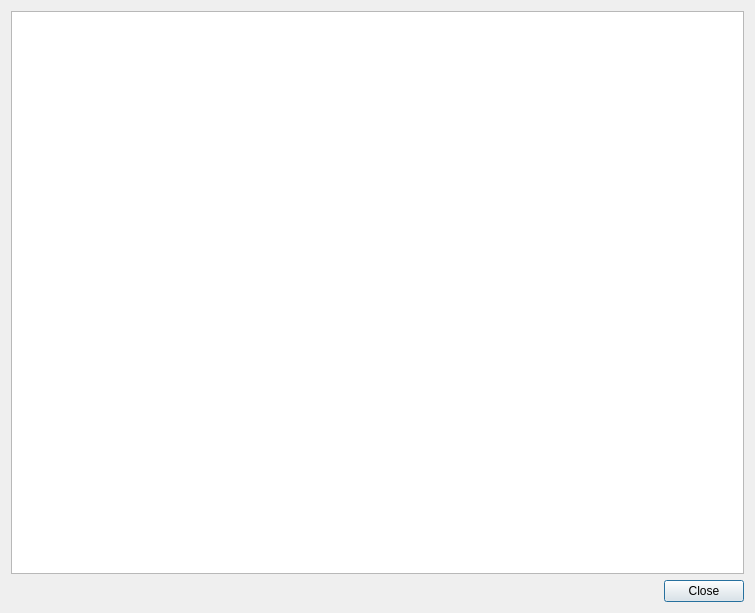
<?xml version="1.0" encoding="UTF-8"?>
<ui version="4.0">
 <class>ContentsDisplayDialog</class>
 <widget class="QDialog" name="ContentsDisplayDialog">
  <property name="geometry">
   <rect>
    <x>0</x>
    <y>0</y>
    <width>755</width>
    <height>613</height>
   </rect>
  </property>
  <property name="windowTitle">
   <string>Contents</string>
  </property>
  <layout class="QVBoxLayout" name="verticalLayout">
   <item>
    <widget class="QTreeView" name="ContentsTree_"/>
   </item>
   <item>
    <widget class="QDialogButtonBox" name="buttonBox">
     <property name="orientation">
      <enum>Qt::Horizontal</enum>
     </property>
     <property name="standardButtons">
      <set>QDialogButtonBox::Close</set>
     </property>
    </widget>
   </item>
  </layout>
 </widget>
 <resources/>
 <connections>
  <connection>
   <sender>buttonBox</sender>
   <signal>accepted()</signal>
   <receiver>ContentsDisplayDialog</receiver>
   <slot>accept()</slot>
   <hints>
    <hint type="sourcelabel">
     <x>248</x>
     <y>254</y>
    </hint>
    <hint type="destinationlabel">
     <x>157</x>
     <y>274</y>
    </hint>
   </hints>
  </connection>
  <connection>
   <sender>buttonBox</sender>
   <signal>rejected()</signal>
   <receiver>ContentsDisplayDialog</receiver>
   <slot>reject()</slot>
   <hints>
    <hint type="sourcelabel">
     <x>316</x>
     <y>260</y>
    </hint>
    <hint type="destinationlabel">
     <x>286</x>
     <y>274</y>
    </hint>
   </hints>
  </connection>
 </connections>
</ui>
